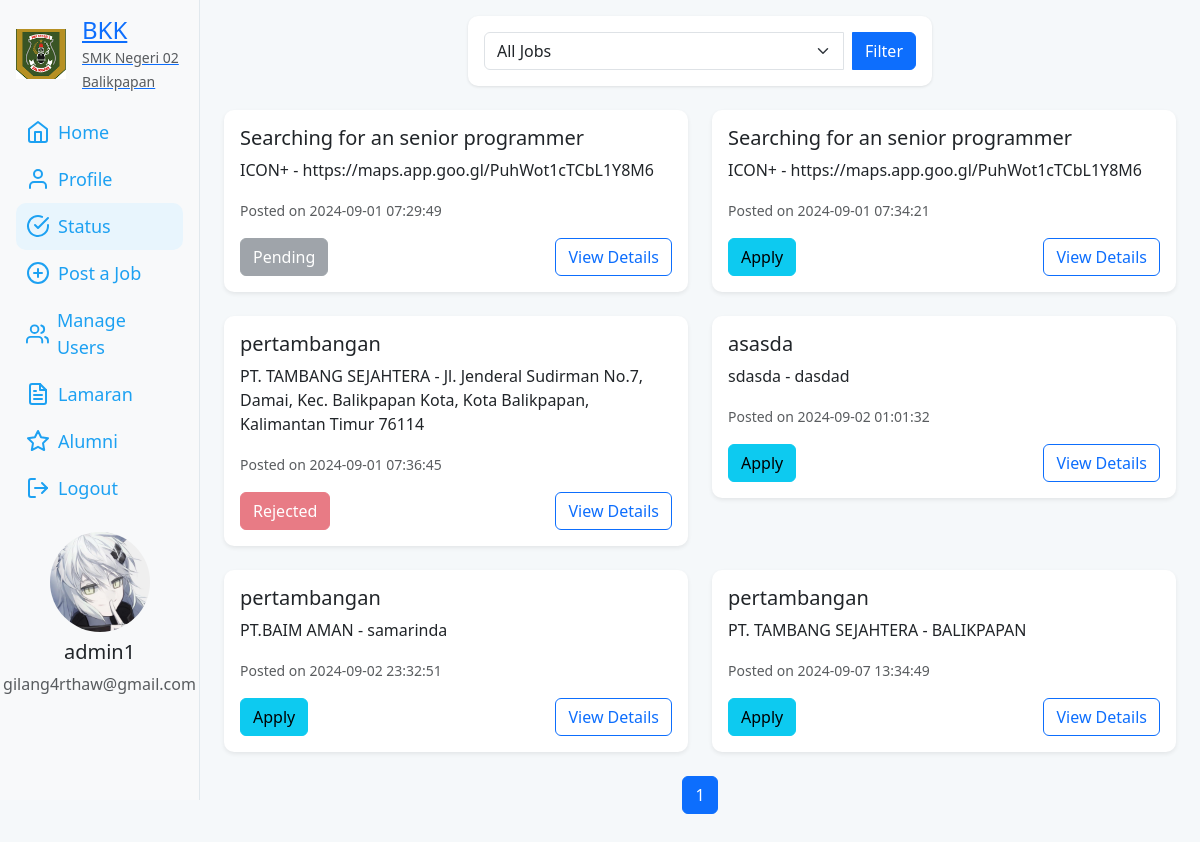
Screenshot of /apply_job.php (signed in) with the database file from the repository.
### tables this page shows
CREATE TABLE `users` (
  `id` int(11) NOT NULL,
  `username` varchar(50) NOT NULL,
  `password` varchar(255) NOT NULL,
  `email` varchar(100) DEFAULT NULL,
  `created_at` timestamp NULL DEFAULT current_timestamp(),
  `profile_picture` varchar(255) DEFAULT 'default.png',
  `bio` text DEFAULT NULL,
  `role` enum('user','admin','employer') NOT NULL DEFAULT 'user',
  `status` enum('free','blocked') NOT NULL
);

CREATE TABLE `jobs` (
  `id` int(11) NOT NULL,
  `user_id` int(11) DEFAULT NULL,
  `title` varchar(255) NOT NULL,
  `description` text NOT NULL,
  `location` varchar(255) DEFAULT NULL,
  `company` varchar(255) DEFAULT NULL,
  `created_at` timestamp NULL DEFAULT current_timestamp(),
  `image` varchar(255) DEFAULT NULL
);

### apply_job.php (the view, shortened to what this page needs)
<?php include 'includes/header.php'; ?>
<div class="row mb-4">
    <div class="col-md-6 mx-auto">
        <div class="card">
            <div class="card-body">
                <form method="GET" action="" class="d-flex align-items-center">
                    <div class="input-group">
                        <select name="filter" class="form-select">
                            <option value="all" <?= isset($_GET['filter']) && $_GET['filter'] == 'all' ? 'selected' : '' ?>>All Jobs</option>
                        </select>
                        <button class="btn btn-primary ms-2" type="submit">Filter</button>
                    </div>
                </form>
            </div>
        </div>
    </div>
</div>
<div class="row">
    <?php
    $limit = 6;
    $page = isset($_GET['page']) ? (int)$_GET['page'] : 1;
    $offset = ($page - 1) * $limit;
    $filter = isset($_GET['filter']) ? $_GET['filter'] : 'all';
    $query = "SELECT * FROM jobs";
    if ($filter == 'applied') {
        $query = "SELECT jobs.* FROM jobs
                  JOIN applications ON jobs.id = applications.job_id
                  WHERE applications.user_id = ? LIMIT ? OFFSET ?";
    } elseif ($filter == 'not_applied') {
        $query = "SELECT jobs.* FROM jobs
                  WHERE jobs.id NOT IN (SELECT job_id FROM applications WHERE user_id = ?) LIMIT ? OFFSET ?";
    } else {
        $query .= " LIMIT ? OFFSET ?";
    }
    $stmt = $conn->prepare($query);
    if ($filter == 'applied' || $filter == 'not_applied') {
        $stmt->bind_param("iii", $user_id, $limit, $offset);
    } else {
        $stmt->bind_param("ii", $limit, $offset);
    }
    $stmt->execute();
    $result = $stmt->get_result();
    if ($result->num_rows > 0) {
        while ($job = $result->fetch_assoc()) {
            ?>
            <div class="col-md-6">
                <div class="card mb-4 shadow-sm">
                    <div class="card-body">
                        <h5 class="card-title"><a href="view_job.php?id=<?= $job['id']; ?>" class="text-dark text-decoration-none"><?= htmlspecialchars($job['title']); ?></a></h5>
                        <p class="card-text"><?= htmlspecialchars($job['company']); ?> - <?= htmlspecialchars($job['location']); ?></p>
                        <p class="card-text"><small class="text-muted">Posted on <?= htmlspecialchars($job['created_at']); ?></small></p>
                        <div class="d-flex justify-content-between align-items-center">
                            <?php
                            $check_applied_sql = "SELECT status FROM applications WHERE user_id = ? AND job_id = ?";
                            $stmt2 = $conn->prepare($check_applied_sql);
                            $stmt2->bind_param("ii", $user_id, $job['id']);
                            $stmt2->execute();
                            $applied_result = $stmt2->get_result();
                            if ($applied_result->num_rows > 0) {
                                $application = $applied_result->fetch_assoc();
                                $status = $application['status'];
                                if ($status == 'accepted') {
                                    echo "<button class='btn btn-success' disabled>Accepted</button>";
                                } elseif ($status == 'rejected') {
                                    echo "<button class='btn btn-danger' disabled>Rejected</button>";
                                } elseif ($status == 'reviewed') {
                                    echo "<button class='btn btn-warning' disabled>Being Reviewed</button>";
                                } else {
                                    echo "<button class='btn btn-secondary' disabled>Pending</button>";
                                }
                            } else {
                            echo "<a href='apply.php?job_id=" . $job['id'] . "' class='btn btn-info'>Apply</a>";
                            }
                            ?>
                            <a href="view_job.php?id=<?= $job['id']; ?>" class="btn btn-outline-primary">View Details</a>
                        </div>
                    </div>
                </div>
            </div>
            <?php
        }
    } else {
        echo "<div class='col-12'><p class='text-center'>No jobs available.</p></div>";
    }
    ?>
    <div class="col-12">
        <nav aria-label="Page navigation">
            <ul class="pagination justify-content-center">
                <?php
                $count_query = "SELECT COUNT(*) as total FROM jobs";
                $count_stmt = $conn->prepare($count_query);
                $count_stmt->execute();
                $count_result = $count_stmt->get_result();
                $total_jobs = $count_result->fetch_assoc()['total'];
                $total_pages = ceil($total_jobs / $limit);
                for ($i = 1; $i <= $total_pages; $i++) {
                    echo '<li class="page-item' . ($page == $i ? ' active' : '') . '">';
                    echo '<a class="page-link" href="?page=' . $i . '&filter=' . $filter . '">' . $i . '</a>';
                    echo '</li>';
                }
                ?>
            </ul>
        </nav>
    </div>
</div>
</body>
</html>

### includes/header.php (shortened to what this page needs)
<?php
include 'includes/db.php';
$user_id = $_SESSION['user_id'];
$sql = "SELECT * FROM users WHERE id='$user_id'";
$result = $conn->query($sql);
if ($result && $result->num_rows > 0) {
    $user = $result->fetch_assoc();
} else {
    $user = null;
    $isBlocked = false;
}
?>
<!DOCTYPE html>
<html lang="en">
<head>
    <link href="https://cdn.jsdelivr.net/npm/bootstrap@5.3.0/dist/css/bootstrap.min.css" rel="stylesheet">
    <link rel="stylesheet" href="css/styles.css">
</head>
<body>
<div class="container-fluid">
    <div class="row">
        <nav id="sidebar" class="col-md-3 col-lg-2 d-md-block bg-light sidebar p-3">
            <div class="d-flex flex-column align-items-center">
                <a href="dashboard.php" class="mb-3 d-flex align-items-center">
                    <img src="uploads/logosekolah.png" alt="Logo" class="img-fluid logo" style="width: 50px;">
                    <div class="ms-3 text-container">
                        <h4 class="mb-0">BKK</h4>
                        <small class="text-muted">SMK Negeri 02 Balikpapan</small>
                    </div>
                </a>
                <ul class="nav flex-column">
                    <li class="nav-item">
                        <a class="nav-link <?php echo basename($_SERVER['PHP_SELF']) == 'dashboard.php' ? 'active' : ''; ?>" href="dashboard.php">
                            <i data-feather="home"></i>
                            <span class="ms-2">Home</span>
                        </a>
                    </li>
                    <li class="nav-item">
                        <a class="nav-link <?php echo basename($_SERVER['PHP_SELF']) == 'profile.php' ? 'active' : ''; ?>" href="profile.php">
                            <i data-feather="user"></i>
                            <span class="ms-2">Profile</span>
                        </a>
                    </li>
                    <li class="nav-item">
                        <a class="nav-link <?php echo basename($_SERVER['PHP_SELF']) == 'apply_job.php' ? 'active' : ''; ?>" href="apply_job.php">
                            <i data-feather="check-circle"></i>
                            <span class="ms-2">Status</span>
                        </a>
                    </li>
                    <li class="nav-item">
                        <a class="nav-link <?php echo basename($_SERVER['PHP_SELF']) == 'add_job.php' ? 'active' : ''; ?>" href="add_job.php">
                            <i data-feather="plus-circle"></i>
                            <span class="ms-2">Post a Job</span>
                        </a>
                    </li>
                    <?php if ($_SESSION['role'] === 'admin'): ?>
                    <li class="nav-item">
                        <a class="nav-link <?php echo basename($_SERVER['PHP_SELF']) == 'admin.php' ? 'active' : ''; ?>" href="admin.php">
                            <i data-feather="users"></i>
                            <span class="ms-2">Manage Users</span>
                        </a>
                    </li>
                    <?php endif; ?>
                    <?php if ($_SESSION['role'] === 'admin' || $_SESSION['role'] === 'employer'): ?>
                    <li class="nav-item">
                        <a class="nav-link <?php echo basename($_SERVER['PHP_SELF']) == 'lamaran.php' ? 'active' : ''; ?>" href="lamaran.php">
                            <i data-feather="file-text"></i>
                            <span class="ms-2">Lamaran</span>
                        </a>
                    </li>
                    <?php endif; ?>
                    <?php if ($_SESSION['role'] === 'admin' || $_SESSION['role'] === 'alumni'): ?>
                    <li class="nav-item">
                        <a class="nav-link <?php echo basename($_SERVER['PHP_SELF']) == 'alumni/alumni.php' ? 'active' : ''; ?>" href="alumni/alumni.php">
                            <i data-feather="star"></i>
                            <span class="ms-2">Alumni</span>
                        </a>
                    </li>
                    <?php endif; ?>
                    <li class="nav-item">
                        <a class="nav-link" href="logout.php">
                            <i data-feather="log-out"></i>
                            <span class="ms-2">Logout</span>
                        </a>
                    </li>
                </ul>
                <div class="profile text-center mt-auto">
                    <?php if ($user): ?>
                        <img src="uploads/<?php echo htmlspecialchars($user['profile_picture']); ?>" alt="User Profile Picture" class="rounded-circle mb-2" style="width: 100px; height: 100px;">
                        <h5><?php echo htmlspecialchars($user['username']); ?></h5>
                        <p class="text-muted"><?php echo htmlspecialchars($user['email']); ?></p>
                    <?php else: ?>
                        <p>User data not available.</p>
                    <?php endif; ?>
                </div>
            </div>
        </nav>
        <main class="col-md-9 ms-sm-auto col-lg-10 px-md-4 py-3 main-content">

### css/styles.css (style rules this page uses)
body { background-color: #f5f8fa; }
.sidebar { height: 100vh; position: fixed; top: 0; left: 0; border-right: 1px solid #e1e8ed; }
.sidebar a.nav-link { font-size: 18px; font-weight: 500; color: #1da1f2; display: flex; align-items: center; padding: 10px; border-radius: 10px; }
.sidebar a.nav-link:hover, .sidebar a.nav-link.active { background-color: #e8f5fd; }
.profile { margin-top: 20px; padding: 20px; }
.main-content { margin-left: 220px; padding: 20px; }
.card { border-radius: 10px; border: none; box-shadow: 0 1px 3px rgba(0, 0, 0, 0.1); }

### includes/header.php (style rules this page uses)
.main-content { min-height: calc(100vh - 120px); }

### rows the page displays
users: profile_picture (picture), username "admin1", email "gilang4rthaw@gmail.com"
jobs: title "Searching for an senior programmer", company "ICON+", location "https://maps.app.goo.gl/PuhWot1cTCbL1Y8M6", created_at "2024-09-01 07:29:49", shows "Pending"
jobs: title "Searching for an senior programmer", company "ICON+", location "https://maps.app.goo.gl/PuhWot1cTCbL1Y8M6", created_at "2024-09-01 07:34:21"
jobs: title "pertambangan", company "PT. TAMBANG SEJAHTERA", location "Jl. Jenderal Sudirman No.7, Damai, Kec. Balikpapan Kota, Kota Balikpapan, Kalimantan Timur 76114", created_at "2024-09-01 07:36:45", shows "Rejected"
jobs: title "asasda", company "sdasda", location "dasdad", created_at "2024-09-02 01:01:32"
jobs: title "pertambangan", company "PT.BAIM AMAN", location "samarinda", created_at "2024-09-02 23:32:51"
jobs: title "pertambangan", company "PT. TAMBANG SEJAHTERA", location "BALIKPAPAN", created_at "2024-09-07 13:34:49"
